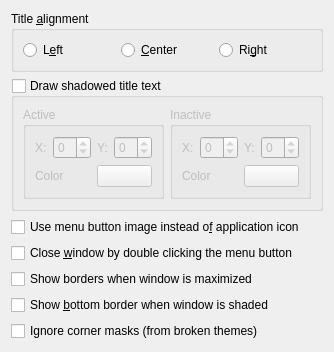
     <widget class="QWidget" name="tab">
      <attribute name="title">
       <string>Title</string>
      </attribute>
      <layout class="QVBoxLayout">
       <item>
        <widget class="QGroupBox" name="titlealign">
         <property name="whatsThis">
          <string>Use these buttons to set the alignment of the window title</string>
         </property>
         <property name="title">
          <string>Title &amp;alignment</string>
         </property>
         <layout class="QHBoxLayout" name="horizontalLayout">
          <item>
           <widget class="QRadioButton" name="AlignLeft">
            <property name="text">
             <string>L&amp;eft</string>
            </property>
           </widget>
          </item>
          <item>
           <widget class="QRadioButton" name="AlignHCenter">
            <property name="text">
             <string>&amp;Center</string>
            </property>
            <property name="checked">
             <bool>false</bool>
            </property>
           </widget>
          </item>
          <item>
           <widget class="QRadioButton" name="AlignRight">
            <property name="text">
             <string>Ri&amp;ght</string>
            </property>
           </widget>
          </item>
         </layout>
        </widget>
       </item>
       <item>
        <widget class="QGroupBox" name="useShdtextChkBox">
         <property name="title">
          <string>Draw shadowed title text</string>
         </property>
         <property name="checkable">
          <bool>true</bool>
         </property>
         <property name="checked">
          <bool>false</bool>
         </property>
         <layout class="QVBoxLayout">
          <item>
           <layout class="QHBoxLayout">
            <item>
             <widget class="QGroupBox" name="buttonGroup7">
              <property name="enabled">
               <bool>false</bool>
              </property>
              <property name="title">
               <string>Active</string>
              </property>
              <layout class="QVBoxLayout">
               <item>
                <layout class="QHBoxLayout">
                 <item>
                  <widget class="QLabel" name="textLabel1_5">
                   <property name="enabled">
                    <bool>false</bool>
                   </property>
                   <property name="text">
                    <string>X:</string>
                   </property>
                   <property name="wordWrap">
                    <bool>false</bool>
                   </property>
                  </widget>
                 </item>
                 <item>
                  <widget class="QSpinBox" name="activeShdtextXSpinBox">
                   <property name="enabled">
                    <bool>false</bool>
                   </property>
                   <property name="minimum">
                    <number>-3</number>
                   </property>
                   <property name="maximum">
                    <number>3</number>
                   </property>
                  </widget>
                 </item>
                 <item>
                  <widget class="QLabel" name="textLabel1_5_2">
                   <property name="enabled">
                    <bool>false</bool>
                   </property>
                   <property name="text">
                    <string>Y:</string>
                   </property>
                   <property name="wordWrap">
                    <bool>false</bool>
                   </property>
                  </widget>
                 </item>
                 <item>
                  <widget class="QSpinBox" name="activeShdtextYSpinBox">
                   <property name="enabled">
                    <bool>false</bool>
                   </property>
                   <property name="minimum">
                    <number>-3</number>
                   </property>
                   <property name="maximum">
                    <number>3</number>
                   </property>
                  </widget>
                 </item>
                </layout>
               </item>
               <item>
                <layout class="QHBoxLayout">
                 <item>
                  <widget class="QLabel" name="textLabel1_6">
                   <property name="enabled">
                    <bool>false</bool>
                   </property>
                   <property name="text">
                    <string>Color</string>
                   </property>
                   <property name="wordWrap">
                    <bool>false</bool>
                   </property>
                  </widget>
                 </item>
                 <item>
                  <widget class="KColorButton" name="activeShdColBtn">
                   <property name="enabled">
                    <bool>false</bool>
                   </property>
                   <property name="text">
                    <string/>
                   </property>
                  </widget>
                 </item>
                </layout>
               </item>
              </layout>
             </widget>
            </item>
            <item>
             <widget class="QGroupBox" name="buttonGroup7_2">
              <property name="enabled">
               <bool>false</bool>
              </property>
              <property name="title">
               <string>Inactive</string>
              </property>
              <layout class="QVBoxLayout">
               <item>
                <layout class="QHBoxLayout">
                 <item>
                  <widget class="QLabel" name="textLabel1_5_4">
                   <property name="enabled">
                    <bool>false</bool>
                   </property>
                   <property name="text">
                    <string>X:</string>
                   </property>
                   <property name="wordWrap">
                    <bool>false</bool>
                   </property>
                  </widget>
                 </item>
                 <item>
                  <widget class="QSpinBox" name="inActiveShdtextXSpinBox">
                   <property name="enabled">
                    <bool>false</bool>
                   </property>
                   <property name="minimum">
                    <number>-3</number>
                   </property>
                   <property name="maximum">
                    <number>3</number>
                   </property>
                  </widget>
                 </item>
                 <item>
                  <widget class="QLabel" name="textLabel1_5_2_3">
                   <property name="enabled">
                    <bool>false</bool>
                   </property>
                   <property name="text">
                    <string>Y:</string>
                   </property>
                   <property name="wordWrap">
                    <bool>false</bool>
                   </property>
                  </widget>
                 </item>
                 <item>
                  <widget class="QSpinBox" name="inActiveShdtextYSpinBox">
                   <property name="enabled">
                    <bool>false</bool>
                   </property>
                   <property name="minimum">
                    <number>-3</number>
                   </property>
                   <property name="maximum">
                    <number>3</number>
                   </property>
                  </widget>
                 </item>
                </layout>
               </item>
               <item>
                <layout class="QHBoxLayout">
                 <item>
                  <widget class="QLabel" name="textLabel1_6_3">
                   <property name="enabled">
                    <bool>false</bool>
                   </property>
                   <property name="text">
                    <string>Color</string>
                   </property>
                   <property name="wordWrap">
                    <bool>false</bool>
                   </property>
                  </widget>
                 </item>
                 <item>
                  <widget class="KColorButton" name="inActiveShdColBtn">
                   <property name="enabled">
                    <bool>false</bool>
                   </property>
                   <property name="text">
                    <string/>
                   </property>
                  </widget>
                 </item>
                </layout>
               </item>
              </layout>
             </widget>
            </item>
           </layout>
          </item>
         </layout>
        </widget>
       </item>
       <item>
        <widget class="QCheckBox" name="useMenuImageChkBox">
         <property name="text">
          <string>Use menu button image instead o&amp;f application icon</string>
         </property>
        </widget>
       </item>
       <item>
        <widget class="QCheckBox" name="dblClkCloseChkBox">
         <property name="text">
          <string>Close &amp;window by double clicking the menu button</string>
         </property>
        </widget>
       </item>
       <item>
        <widget class="QCheckBox" name="showMaximizedBordersChkBox">
         <property name="text">
          <string>Show borders when window is maximized</string>
         </property>
        </widget>
       </item>
       <item>
        <widget class="QCheckBox" name="showBtmBorderChkBox">
         <property name="text">
          <string>Show &amp;bottom border when window is shaded</string>
         </property>
        </widget>
       </item>
       <item>
        <widget class="QCheckBox" name="ignoreMasksChkBox">
         <property name="text">
          <string>Ignore corner masks (from broken themes)</string>
         </property>
        </widget>
       </item>
       <item>
        <spacer name="spacer">
         <property name="orientation">
          <enum>Qt::Vertical</enum>
         </property>
         <property name="sizeType">
          <enum>QSizePolicy::Expanding</enum>
         </property>
         <property name="sizeHint" stdset="0">
          <size>
           <width>20</width>
           <height>0</height>
          </size>
         </property>
        </spacer>
       </item>
      </layout>
     </widget>
